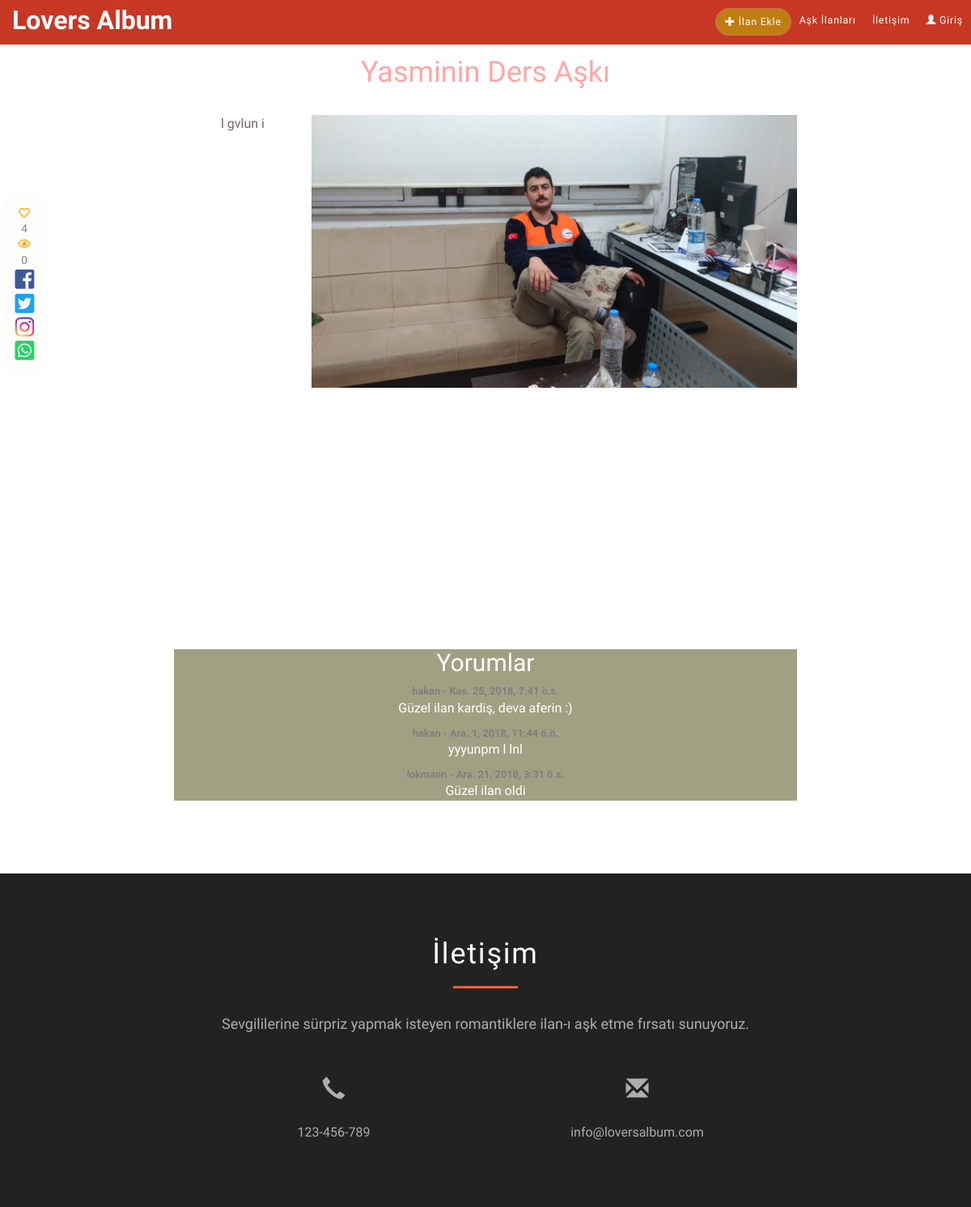
Screenshot of /ilan/4 with the database file from the repository.
### ilan/models.py (models this page shows, shortened)
class Ilan(models.Model):
    baslik = models.CharField(max_length=30)
    metin =  RichTextUploadingField()
    arkaplan_rengi = ColorField(default='#ffffff')
    arkaplan_resmi = models.ImageField(upload_to='ilan_fotolari/', blank=True)
    ilan_foto = models.ImageField(upload_to='ilan_fotolari/', default='350x150.png')
    ilan_fon_muzik = models.FileField(upload_to='ilan_fon_muzikleri/', blank=True)
    user = models.OneToOneField(settings.AUTH_USER_MODEL, on_delete=models.CASCADE)
    mutluluk_dileyenler = models.ManyToManyField(settings.AUTH_USER_MODEL, blank= True, related_name = 'mutluluk_dilenen_ilan')
    goruntulenme = models.PositiveIntegerField(default = 0)
    olusturma_tarihi = models.DateTimeField(auto_now_add=True)
    yayinlandimi = models.BooleanField(default=False)

class Comment(models.Model):
    ilan = models.ForeignKey(Ilan, on_delete=models.CASCADE, related_name='yorumlar')
    user = models.ForeignKey(settings.AUTH_USER_MODEL, on_delete=models.CASCADE, related_name='yorumlari')
    yorum_metni = models.TextField()
    created = models.DateTimeField(auto_now_add=True)
    updated = models.DateTimeField(auto_now=True)
    active = models.BooleanField(default=False)
    class Meta:
        ordering = ('created',)

### ilan/views.py (the view)
# urls.py: path('<int:pk>', views.ilan_detail, name="ilan_goster"),
def ilan_detail(request, pk):
    ilan = Ilan.objects.get(id=pk)
    yorumlar = ilan.yorumlar.filter(active=True)
    if ilan.mutluluk_dileyenler.filter(id=request.user.id).exists():
        begeni = 'btn-warning'
        begeni_kalp = 'fas'
    else:
        begeni = 'btn-success'
        begeni_kalp = 'far'
    new_comment = None
    if request.method == 'POST':
        comment_form = CommentForm(data=request.POST)
        if comment_form.is_valid():
            new_comment = comment_form.save(commit=False)
            new_comment.ilan = ilan
            new_comment.user = request.user
            new_comment.save()
    else:
        comment_form = CommentForm()
    return render(request, 'ilan_goster.html', {
    'ilan': ilan,
    'mutluluk_dileyen_sayisi': ilan.mutluluk_dileyenler.count(),
    'yorumlar': yorumlar,
    'new_comment': new_comment,
    'comment_form': comment_form,
    'begeni': begeni,
    'begeni_kalp': begeni_kalp,
    })

### templates/ilan_goster.html (shortened to what this page needs)
{% extends 'base.html' %}
{% load staticfiles %}
{% block content %}
<div class="col-lg-8 col-lg-offset-2 col-md-10 col-md-offset-1 col-sm-12 col-xs-12">
    <h1 class="center">{{ ilan.baslik }}</h1><br/>
    <div class="ilan-metni">{{ ilan.metin | safe}}</div>
    <div class="ilan-alti">
    <h2>Yorumlar</h2>
        {% for comment in yorumlar %}
            <div class="comment">
                <p class="info">
                {{ comment.user }} - {{ comment.created }}
                </p>
                {{ comment.yorum_metni|linebreaks }}
            </div>
            {% empty %}
            <div class="card">
                <div class="card-body">
                    <em>Henüz yorum yapılmadı.</em>
                </div>
            </div>
        {% endfor %}
    </div>
</div>
<div class="ilan-begeni-paylasim">
    {% if user.is_authenticated %}
        <button id="likes" type="submit">
    <i id="kalp" class="{{ begeni_kalp }} fa-heart"></i></button> <span id="mutluluk_sayac">{{ mutluluk_dileyen_sayisi }}</span>
    {% else %}
    <i id="kalp" class="far fa-heart"></i></button> <span id="mutluluk_sayac">{{ mutluluk_dileyen_sayisi }}</span>
    {% endif %}<i class="far fa-eye"></i>  {{ ilan.goruntulenme }}
    <a href="http://www.facebook.com/share.php?u={{ request.META.HTTP_HOST }}/ilan/{{ ilan.id }}" target="blank"><i class="fab fa-facebook-square fa-2x"></i></a>
    <a href="https://twitter.com/intent/tweet?url={{ request.META.HTTP_HOST }}/ilan/{{ ilan.id }}"><i class="fab fa-twitter-square fa-2x"></i></a>
    <a href="https://twitter.com/intent/tweet?url={{ request.META.HTTP_HOST }}/ilan/{{ ilan.id }}"><i class="fab fa-instagram fa-2x"></i></a>
    <a href="whatsapp://send?text={{ request.META.HTTP_HOST }}/ilan/{{ ilan.id }}" data-action="share/whatsapp/share"><i class="fab fa-whatsapp-square fa-2x"></i></a>
</div>
{% endblock %}

### static/css/style.css (style rules this page uses)
body { background: #fff; color: #796565; font-family: "Montserrat", sans-serif; font-size: 16px; overflow-x: hidden; -webkit-text-stroke: rgba(255, 255, 255, 0.01) 0.1px; -webkit-font-smoothing: antialiased !important; }
a { text-decoration: none; -ms-transition: all 0.3s ease-in; -webkit-transition: all 0.3s ease-in; transition: all 0.3s ease-in; color: rgba(255, 0, 0, 0.472); }
img { max-width: 100%; height: auto; }
i, em { font-style: italic; }
h1, h2, h3, h4, h5, h6, p { font-weight: normal; margin: 0; }
h1, h2, h3, h4 { color: rgba(255, 0, 0, 0.349); }
html, body { height: 100%; }
.far, .fas { color: orange; }
.fa-facebook-square { color: #3b5998; }
.fa-instagram { background: radial-gradient( circle at 30% 107%, #fdf497 0%, #fdf497 5%, #fd5949 45%, #d6249f 60%, #285aeb 90% ); -webkit-background-clip: text; background-clip: text; -webkit-text-fill-color: transparent; }
.fa-whatsapp-square { color: #25d366; }
.fa-twitter-square { color: #1da1f2; }
.comment { margin: 10px auto; width: 300px; color: rgb(116, 122, 116); }
.info { font-size: 0.8em; color: #817e7e; font-weight: 600; }
.ilan-metni { margin: 10px auto; min-height: 80vh; word-wrap: break-word; }
.ilan-alti { margin: 20px auto; background-color: rgba(68, 67, 6, 0.5); }
.ilan-alti > * { color: #fff; }
.ilan-begeni-paylasim { position: fixed; top: 30vh; left: 5px; -webkit-transition: all 0.15s ease-out 0; -moz-transition: all 0.15s ease-out 0; transition: all 0.15s ease-out 0; width: 5rem; padding: 1em; background: rgba(236, 211, 199, 0.06); border-radius: 10%; font-size: 0.85em; color: gray; z-index: 99; }

### rows the page displays
Ilan: baslik "Yasminin Ders Aşkı", metin "l gvlun i", metin (picture), goruntulenme "0"
Comment: user "hakan", created "Kas. 25, 2018, 7:41 ö.s.", yorum_metni "Güzel ilan kardiş, deva aferin :)"
Comment: user "hakan", created "Ara. 1, 2018, 11:44 ö.ö.", yorum_metni "yyyunpm l lnl"
Comment: user "lokmann", created "Ara. 21, 2018, 3:31 ö.s.", yorum_metni "Güzel ilan oldi"

### other values shown
{{ mutluluk_dileyen_sayisi }} "4"
